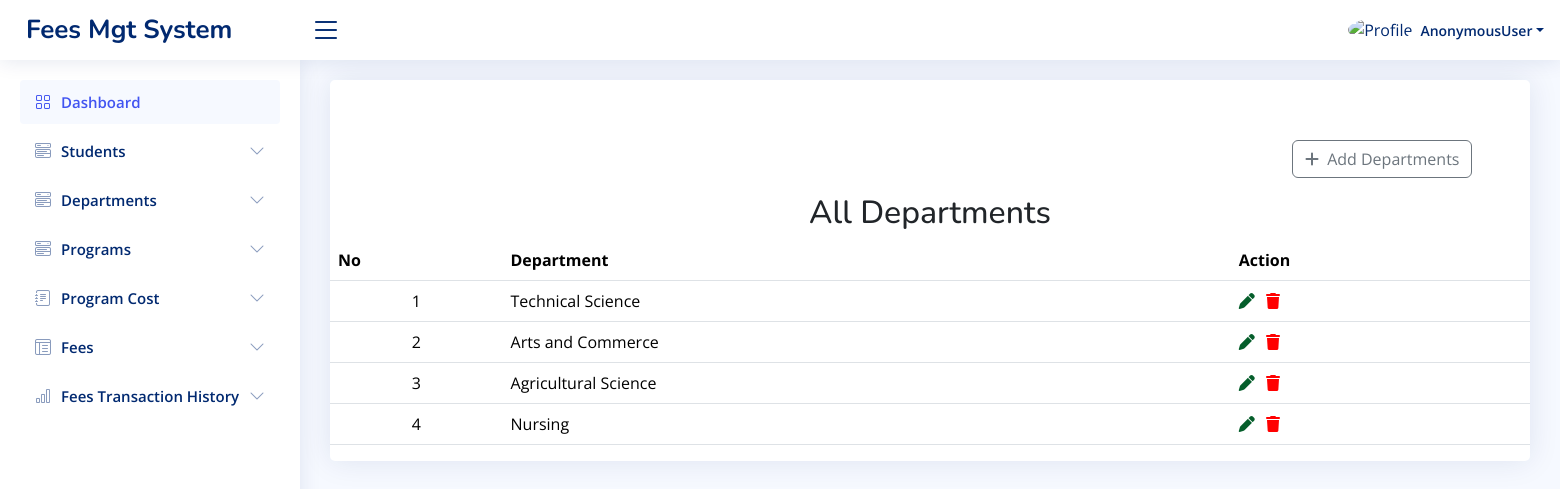
Page /department/ on the earlier database version.
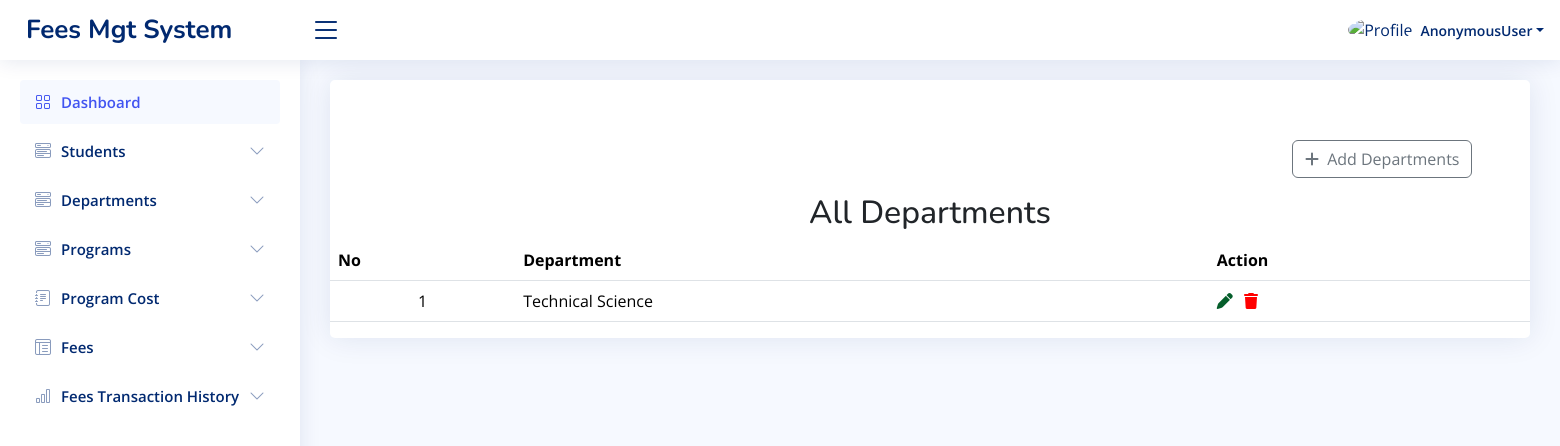
Same page on the later database version.
### app/models.py (models this page shows, shortened)
class Department(models.Model):
    department_name = models.CharField(max_length=100)

### app/views.py (the view, shortened to what this page needs)
# urls.py: path('department/', views.department, name='department'),
def department(request):
    programs = Department.objects.all()
    departments = Department.objects.all()
    return render(request, 'department.html', {'departments': departments})

### templates/department.html (shortened to what the changed rows need)
{% load static %}
<!DOCTYPE html>
<html lang="en">
<head>
    <link href="{% static 'vendor1/bootstrap/css/bootstrap.min.css' %}" rel="stylesheet">
    <link href="{% static 'vendor1/bootstrap-icons/bootstrap-icons.css' %}" rel="stylesheet">
    <link href="{% static 'vendor1/boxicons/css/boxicons.min.css' %}" rel="stylesheet">
    <link href="{% static 'vendor1/quill/quill.snow.css' %}" rel="stylesheet">
    <link href="{% static 'vendor1/quill/quill.bubble.css' %}" rel="stylesheet">
    <link href="{% static 'vendor1/remixicon/remixicon.css' %}" rel="stylesheet">
    <link href="{% static 'vendor1/simple-datatables/style.css' %}" rel="stylesheet">
    <link rel="stylesheet" href="https://cdnjs.cloudflare.com/ajax/libs/font-awesome/6.6.0/css/all.min.css" />
    <link href="{% static 'css1/style.css' %}" rel="stylesheet">
  </head>
<body>
  <main id="main" class="main">
    <section class="section">
      <div class="row">
        <div class="col-lg-12">
          <div class="card">
            <h2 class="text-center mt-3">All Departments</h2>
              <table class="table datatable">
                <thead>
                  <tr>
                    <th>No</th>
                    <th>Department</th>
                    <th>Action</th>
                  </tr>
                </thead>
                <tbody>
               {% for department in departments %}
                  <tr>
                    <td style="text-align: center;">{{forloop.counter}}</td>
                    <td>{{department.department_name}}</td>
                    <td>
                      <a href="{% url 'edit_department' department.id %}">
                        <i class="fas fa-pen" style="color: rgb(5, 94, 43);"></i>
                      </a>
                      <a href="{% url 'delete_department' department.id %}" >
                        <i class="fas fa-trash" style="color: red; margin-left: 7px;"></i>
                    </a>
                    </td>
                  </tr>
                {% endfor %}
                </tbody>
              </table>
            </div>
          </div>
        </div>
    </section>
</body>
</html>

Differences in the rows shown:
removed Department: department_name "Arts and Commerce"
removed Department: department_name "Agricultural Science"
removed Department: department_name "Nursing"
